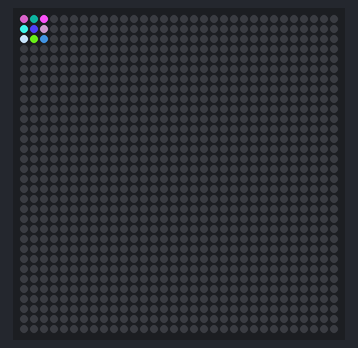
A program run on a simulated Raspberry Pi (BCM pin numbers). Parts: 32×32 RGB LED matrix. Random numbers come from a fixed seed; the clock reads 2024-03-15 10:24:30 at power-on unless the program sets it; what the program prints to the terminal is not drawn.

Above: at 0.16 s.
At 0.52 s:
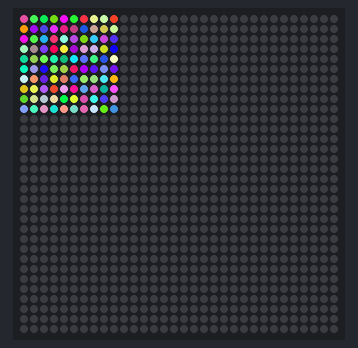
At 0.87 s:
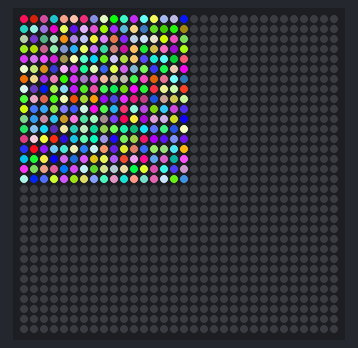
At 1.62 s:
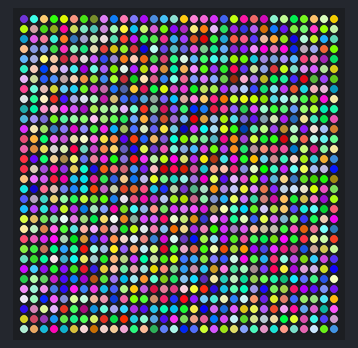
At 2.33 s:
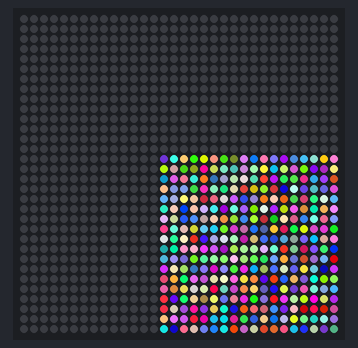
At 3.08 s:
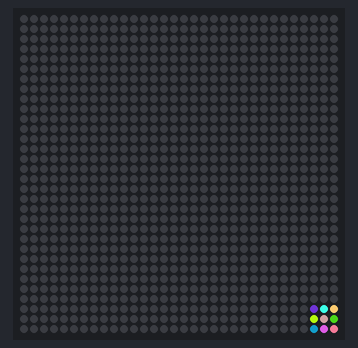

The program:

setPixel-image.py
```python
from rgbmatrix import RGBMatrix, RGBMatrixOptions
import random
import time

options = RGBMatrixOptions()
options.rows = 32
options.chain_length = 1
options.parallel = 1
options.disable_hardware_pulsing = True
options.hardware_mapping = "adafruit-hat"
options.gpio_slowdown = 1

matrix = RGBMatrix(options = options)
frame_canvas = matrix.CreateFrameCanvas()

start = time.time()

from PIL import Image

# Create a new empty image with a white background
width = 32
height = 32
color = (255, 255, 255)  # RGB color value for white
image = Image.new("RGB", (width, height))

for y in range(height):
	for x in range(width):
		color = (random.randint(0, 255), random.randint(0, 255), random.randint(0, 255))  # RGB color value for white
		image.putpixel((x, y), color)


# Then scroll image across matrix...
for n in range(-32, 33):  # Start off top-left, move off bottom-right
	matrix.Clear()
	matrix.SetImage(image, n, n)
	time.sleep(0.05)

end = time.time()

print(f"run: ${end - start}")

while True:
	time.sleep(0.05)
```
